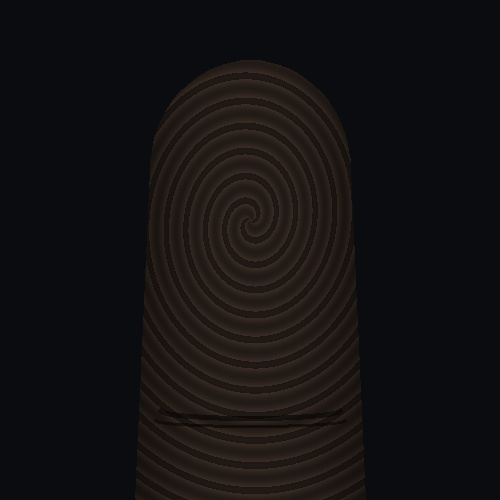
#> input picture test_dataset/dark/dark_01.jpg, 500 x 500 px; its folder holds only this picture in this run
$ python test_quality.py   (older library calls are emulated)
#> lines starting #> are read from the running program, lines starting #| are printed output that depends on the picture; after the words box and inside, x2 and y2 are one past the last pixel; in counts of white or black regions, pixels touching at a corner belong together
### quality_assessment.py
"""
Contactless Fingerprint Quality Assessment Pipeline (quality_assessment.py)
CORE LAYER — Reference Implementation for Assignment 4
"""

import time
import cv2
import numpy as np
from typing import Union, Dict, Any, Optional

DEFAULT_THRESHOLDS = {
    "blur_min": 10.0,
    "brightness_min": 50.0,
    "brightness_max": 210.0,
    "glare_max_ratio": 0.05,
    "roi_min_ratio": 0.15,
    "ridge_min_score": 15.0,
    "composite_pass_score": 60.0
}

def load_image(image_input: Union[str, np.ndarray]) -> np.ndarray:
    """Loads an image from a file path string or validates a numpy array."""
    if isinstance(image_input, str):
        img = cv2.imread(image_input)
        if img is None:
            raise ValueError(f"Could not load image from file path: {image_input}")
        return img
    elif isinstance(image_input, np.ndarray):
        if image_input.size == 0:
            raise ValueError("Input numpy array is empty.")
        return image_input.copy()
    else:
        raise ValueError("Image input must be a valid file path string or numpy ndarray.")

def check_blur(image_bgr: np.ndarray, threshold: float = 10.0) -> Dict[str, Any]:
    """1. Blur Detection using Laplacian Variance (threshold = 10.0)."""
    gray = cv2.cvtColor(image_bgr, cv2.COLOR_BGR2GRAY) if len(image_bgr.shape) == 3 else image_bgr
    blur_score = float(cv2.Laplacian(gray, cv2.CV_64F).var())
    is_blurry = blur_score < threshold
    return {
        "blur_score": round(blur_score, 2),
        "is_blurry": is_blurry
    }

def check_brightness(image_bgr: np.ndarray, min_thresh: float = 50.0, max_thresh: float = 210.0) -> Dict[str, Any]:
    """2. Brightness Check using Grayscale Mean Intensity (range = [50.0, 210.0])."""
    gray = cv2.cvtColor(image_bgr, cv2.COLOR_BGR2GRAY) if len(image_bgr.shape) == 3 else image_bgr
    brightness = float(np.mean(gray))
    too_dark = brightness < min_thresh
    too_bright = brightness > max_thresh
    return {
        "brightness": round(brightness, 2),
        "too_dark": too_dark,
        "too_bright": too_bright
    }

def check_glare(image_bgr: np.ndarray, max_glare_ratio: float = 0.05) -> Dict[str, Any]:
    """3. Glare Detection using overexposed pixel ratio (> 240 intensity)."""
    gray = cv2.cvtColor(image_bgr, cv2.COLOR_BGR2GRAY) if len(image_bgr.shape) == 3 else image_bgr
    overexposed_pixels = np.sum(gray > 240)
    glare_fraction = float(overexposed_pixels / gray.size)
    has_glare = glare_fraction > max_glare_ratio
    return {
        "glare_fraction": round(glare_fraction, 4),
        "has_glare": has_glare
    }

def check_roi_completeness(image_bgr: np.ndarray, min_roi_ratio: float = 0.15) -> Dict[str, Any]:
    """4. ROI Completeness using Otsu binarization filter."""
    gray = cv2.cvtColor(image_bgr, cv2.COLOR_BGR2GRAY) if len(image_bgr.shape) == 3 else image_bgr
    blurred = cv2.GaussianBlur(gray, (5, 5), 0)
    _, otsu_mask = cv2.threshold(blurred, 0, 255, cv2.THRESH_BINARY + cv2.THRESH_OTSU)
    roi_pixels = np.sum(otsu_mask > 0)
    roi_fraction = float(roi_pixels / otsu_mask.size)
    roi_complete = roi_fraction >= min_roi_ratio
    return {
        "roi_fraction": round(roi_fraction, 4),
        "roi_complete": roi_complete,
        "mask": otsu_mask
    }

def check_ridge_clarity(image_bgr: np.ndarray, threshold: float = 15.0) -> Dict[str, Any]:
    """5. Ridge Clarity using 2D Gabor kernel convolution."""
    gray = cv2.cvtColor(image_bgr, cv2.COLOR_BGR2GRAY) if len(image_bgr.shape) == 3 else image_bgr
    g_kernel = cv2.getGaborKernel((21, 21), sigma=5.0, theta=np.pi/4, lambd=10.0, gamma=0.5, psi=0, ktype=cv2.CV_64F)
    filtered = cv2.filter2D(gray, cv2.CV_64F, g_kernel)
    ridge_score = float(np.var(filtered)) / 100.0
    ridges_clear = ridge_score >= threshold

    gabor_vis = cv2.normalize(np.abs(filtered), None, 0, 255, cv2.NORM_MINMAX).astype(np.uint8)
    return {
        "ridge_score": round(ridge_score, 2),
        "ridges_clear": ridges_clear,
        "gabor_vis": gabor_vis
    }

# [30 lines left out: function get_pipeline_preview_tracks, not called in this run]

def quality_gate(image_path_or_array: Union[str, np.ndarray], thresholds: Optional[Dict[str, float]] = None) -> Dict[str, Any]:
    """Master quality coordinator evaluating 5 metrics and returning structured payload."""
    cfg = DEFAULT_THRESHOLDS.copy()
    if thresholds:
        cfg.update(thresholds)

    image_bgr = load_image(image_path_or_array)

    t0 = time.perf_counter()
    blur_res = check_blur(image_bgr, threshold=cfg["blur_min"])
    t_blur = (time.perf_counter() - t0) * 1000.0

    t0 = time.perf_counter()
    bright_res = check_brightness(image_bgr, min_thresh=cfg["brightness_min"], max_thresh=cfg["brightness_max"])
    t_bright = (time.perf_counter() - t0) * 1000.0

    t0 = time.perf_counter()
    glare_res = check_glare(image_bgr, max_glare_ratio=cfg["glare_max_ratio"])
    t_glare = (time.perf_counter() - t0) * 1000.0

    t0 = time.perf_counter()
    roi_res = check_roi_completeness(image_bgr, min_roi_ratio=cfg["roi_min_ratio"])
    _mask = roi_res.pop("mask", None)
    t_roi = (time.perf_counter() - t0) * 1000.0

    t0 = time.perf_counter()
    ridge_res = check_ridge_clarity(image_bgr, threshold=cfg["ridge_min_score"])
    _gabor = ridge_res.pop("gabor_vis", None)
    t_ridge = (time.perf_counter() - t0) * 1000.0

    t_total = t_blur + t_bright + t_glare + t_roi + t_ridge

    # Reference Divisors & Normalization
    n_blur   = min(1.0, blur_res["blur_score"] / 50.0)
    n_bright = max(0.0, 1.0 - abs(bright_res["brightness"] - 128.0) / 128.0)
    n_glare  = max(0.0, 1.0 - (glare_res["glare_fraction"] / 0.05))
    n_roi    = min(1.0, roi_res["roi_fraction"] / 0.35)
    n_ridge  = min(1.0, ridge_res["ridge_score"] / 30.0)

    composite_score = round((0.25*n_blur + 0.15*n_bright + 0.15*n_glare + 0.20*n_roi + 0.25*n_ridge) * 100.0, 1)

    has_hard_failure = (
        blur_res["is_blurry"] or
        bright_res["too_dark"] or
        bright_res["too_bright"] or
        glare_res["has_glare"] or
        (not roi_res["roi_complete"]) or
        (not ridge_res["ridges_clear"])
    )

    passed = (composite_score >= cfg["composite_pass_score"]) and (not has_hard_failure)

    if blur_res["is_blurry"]:
        guidance = "Image is too blurry — hold steady and refocus"
    elif bright_res["too_dark"]:
        guidance = "Image is too dark — increase ambient lighting"
    elif bright_res["too_bright"]:
        guidance = "Image is too bright — reduce direct light"
    elif glare_res["has_glare"]:
        guidance = "Glare detected — tilt camera to avoid specular reflection"
    elif not roi_res["roi_complete"]:
        guidance = "Finger ROI incomplete — center fingertip in frame"
    elif not ridge_res["ridges_clear"]:
        guidance = "Ridge patterns unclear — ensure clean camera lens and sharp focus"
    else:
        guidance = "Good capture — ready for processing."

    return {
        "passed": passed,
        "composite_score": composite_score,
        "blur": blur_res,
        "brightness": bright_res,
        "glare": glare_res,
        "roi": roi_res,
        "ridge": ridge_res,
        "guidance": guidance,
        "timing_ms": {
            "blur": round(t_blur, 2),
            "brightness": round(t_bright, 2),
            "glare": round(t_glare, 2),
            "roi": round(t_roi, 2),
            "ridge": round(t_ridge, 2),
            "total": round(t_total, 2)
        },
        "normalized_scores": {
            "n_blur": round(n_blur * 100.0, 1),
            "n_bright": round(n_bright * 100.0, 1),
            "n_glare": round(n_glare * 100.0, 1),
            "n_roi": round(n_roi * 100.0, 1),
            "n_ridge": round(n_ridge * 100.0, 1)
        }
    }

### test_quality.py
"""
Contactless Fingerprint Quality Gate Evaluation Suite (test_quality.py)
CORE LAYER — Batch Testing & Performance Budget Verification
"""

import os
import sys
import glob
import pandas as pd

if hasattr(sys.stdout, 'reconfigure'):
    sys.stdout.reconfigure(encoding='utf-8')

from quality_assessment import quality_gate
from generate_test_dataset import main as generate_dataset

# Performance budget SLA targets (ms)
BUDGETS = {
    "blur": 10.0,
    "brightness": 5.0,
    "glare": 10.0,
    "roi": 100.0,
    "ridge": 150.0,
    "total": 300.0
}

def main():
    dataset_dir = "test_dataset"
    if not os.path.exists(dataset_dir) or len(glob.glob(os.path.join(dataset_dir, "*", "*.*"))) == 0:
        print("Dataset missing or incomplete. Auto-generating test dataset...")
        generate_dataset()

    image_files = sorted(glob.glob(os.path.join(dataset_dir, "*", "*.*")))
    if not image_files:
        image_files = sorted(glob.glob(os.path.join("test_images", "*", "*.*")))

    records = []
    cat_counts = {"good": 0, "blurry": 0, "dark": 0, "glare": 0}
    cat_correct = {"good": 0, "blurry": 0, "dark": 0, "glare": 0}
    budget_violations = 0

    for filepath in image_files:
        filename = os.path.basename(filepath)
        category = os.path.basename(os.path.dirname(filepath)).lower()

        res = quality_gate(filepath)
#> in load_image, img is the input picture: shape (500, 500, 3); mean B, G, R 18.5, 17.6, 19.7
#> in check_blur, `blur_score = float(cv2.Laplacian(gray, cv2.CV_64F).var())`: blur_score = 70.66
#> in check_blur, `is_blurry = blur_score < threshold`: is_blurry = False
#> in quality_gate, `blur_res = check_blur(image_bgr, threshold=cfg["blur_min"])`: blur_res = {'blur_score': 70.66, 'is_blurry': False}
#> in check_brightness, `brightness = float(np.mean(gray))`: brightness = 18.21
#> in check_brightness, `too_dark = brightness < min_thresh`: too_dark = True
#> in check_brightness, `too_bright = brightness > max_thresh`: too_bright = False
#> in quality_gate, `bright_res = check_brightness(image_bgr, min_thresh=cfg["brightness_mi..`: bright_res = {'brightness': 18.21, 'too_dark': True, 'too_bright': False}
#> in check_glare, `overexposed_pixels = np.sum(gray > 240)`: overexposed_pixels = 0
#> in check_glare, `has_glare = glare_fraction > max_glare_ratio`: has_glare = False
#> in quality_gate, `glare_res = check_glare(image_bgr, max_glare_ratio=cfg["glare_max_rati..`: glare_res = {'glare_fraction': 0, 'has_glare': False}
#> in check_roi_completeness, `_, otsu_mask = cv2.threshold(blurred, 0, 255, cv2.THRESH_BINARY + cv2...`:
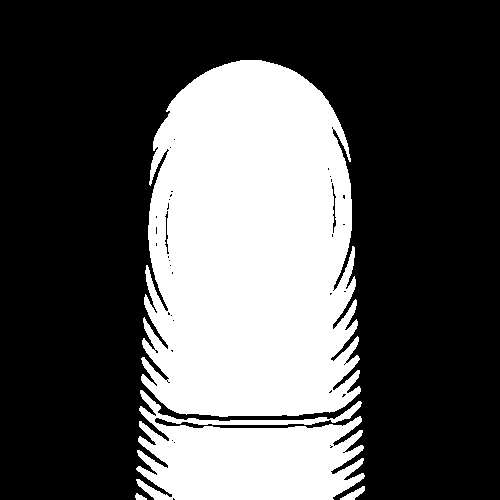
#> otsu_mask: shape (500, 500); 32.9% white; 4 white regions, box (x1, y1, x2, y2) and area: (141, 60, 361, 417) 65600, (136, 390, 365, 500) 16393, (340, 486, 365, 500) 150, (135, 493, 147, 500) 52
#> in check_roi_completeness, `roi_pixels = np.sum(otsu_mask > 0)`: roi_pixels = 82195
#> in check_roi_completeness, `roi_fraction = float(roi_pixels / otsu_mask.size)`: roi_fraction = 0.329
#> in check_roi_completeness, `roi_complete = roi_fraction >= min_roi_ratio`: roi_complete = True
#> in quality_gate, `roi_res = check_roi_completeness(image_bgr, min_roi_ratio=cfg["roi_min..`: roi_res = 3 items
#> in check_ridge_clarity, `filtered = cv2.filter2D(gray, cv2.CV_64F, g_kernel)`:
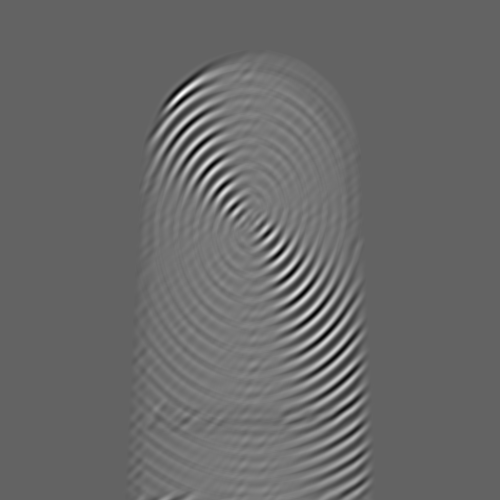
#> filtered: shape (500, 500) float64; min -674.6, max 1305.6, mean 150.5; drawn with min black and max white
#> in check_ridge_clarity, `ridge_score = float(np.var(filtered)) / 100.0`: ridge_score = 194
#> in check_ridge_clarity, `ridges_clear = ridge_score >= threshold`: ridges_clear = True
#> in check_ridge_clarity, `gabor_vis = cv2.normalize(np.abs(filtered), None, 0, 255, cv2.NORM_MIN..`:
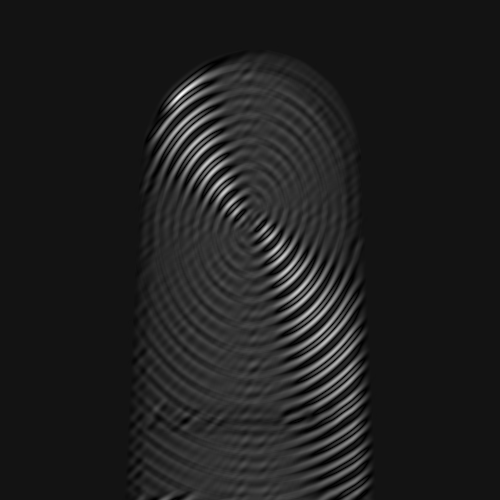
#> gabor_vis: shape (500, 500); min 0, max 255, mean 31.3
#> in quality_gate, `ridge_res = check_ridge_clarity(image_bgr, threshold=cfg["ridge_min_sc..`: ridge_res = 3 items
#> in quality_gate, `n_blur   = min(1.0, blur_res["blur_score"] / 50.0)`: n_blur = 1
#> in quality_gate, `n_bright = max(0.0, 1.0 - abs(bright_res["brightness"] - 128.0) / 128.0)`: n_bright = 0.142
#> in quality_gate, `n_glare  = max(0.0, 1.0 - (glare_res["glare_fraction"] / 0.05))`: n_glare = 1
#> in quality_gate, `n_roi    = min(1.0, roi_res["roi_fraction"] / 0.35)`: n_roi = 0.939
#> in quality_gate, `n_ridge  = min(1.0, ridge_res["ridge_score"] / 30.0)`: n_ridge = 1
#> in quality_gate, `composite_score = round((0.25*n_blur + 0.15*n_bright + 0.15*n_glare + ..`: composite_score = 85.9
#> in quality_gate, `has_hard_failure = ( blur_res["is_blurry"] or bright_res["too_dark"] o..`: has_hard_failure = True
#> in quality_gate, `passed = (composite_score >= cfg["composite_pass_score"]) and (not has..`: passed = False
#> res = 10 items
        t_ms = res["timing_ms"]
#> t_ms = {'blur': 12.65, 'brightness': 1.86, 'glare': 1.64, 'roi': 14.68, 'ridge': 35.75, 'total': 66.58}

        is_latency_ok = t_ms["total"] <= BUDGETS["total"]
#> is_latency_ok = True
        if not is_latency_ok:
            budget_violations += 1

        records.append({
            "File Name": filename,
            "Category": category,
            "Passed": res["passed"],
            "Score": res["composite_score"],
            "Blur": res["blur"]["blur_score"],
            "Is Blurry": res["blur"]["is_blurry"],
            "Bright": res["brightness"]["brightness"],
            "Too Dark": res["brightness"]["too_dark"],
            "Too Bright": res["brightness"]["too_bright"],
            "Glare": res["glare"]["glare_fraction"],
            "Has Glare": res["glare"]["has_glare"],
            "ROI": res["roi"]["roi_fraction"],
            "ROI Complete": res["roi"]["roi_complete"],
            "Ridge": res["ridge"]["ridge_score"],
            "Ridges Clear": res["ridge"]["ridges_clear"],
            "Time (ms)": t_ms["total"],
            "SLA Compliant": is_latency_ok,
            "Guidance": res["guidance"]
        })

        if category in cat_counts:
            cat_counts[category] += 1
            if category == "good" and res["passed"]:
                cat_correct[category] += 1
            elif category == "blurry" and res["blur"]["is_blurry"]:
                cat_correct[category] += 1
            elif category == "dark" and (res["brightness"]["too_dark"] or res["brightness"]["too_bright"]):
                cat_correct[category] += 1
            elif category == "glare" and res["glare"]["has_glare"]:
                cat_correct[category] += 1
#> pass 2 of the loop in main, `for filepath in image_files:`:
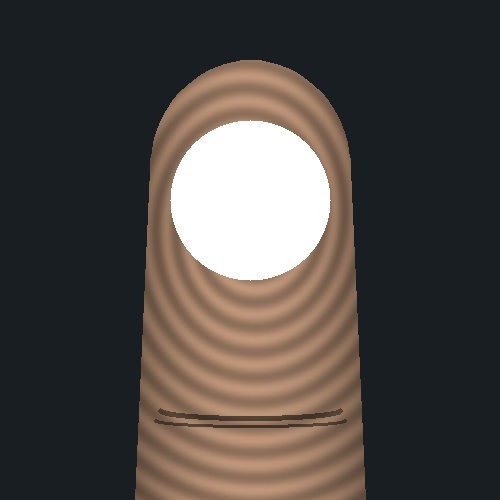
#> input picture test_dataset/glare/glare_01.jpg, 500 x 500 px
#> in load_image, img is the input picture: shape (500, 500, 3); mean B, G, R 68, 71.4, 76.7
#> in check_roi_completeness (call 2), `_, otsu_mask = cv2.threshold(blurred, 0, 255, cv2.THRESH_BINARY + cv2...`:
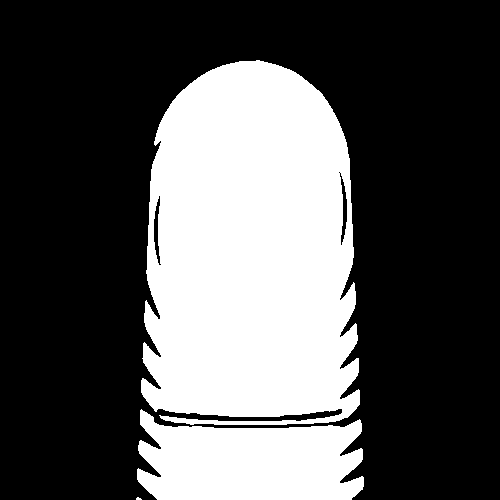
#> otsu_mask: shape (500, 500); 33.1% white; 3 white regions (1 under 20 px), largest, box (x1, y1, x2, y2) and area: (141, 60, 360, 425) 67211, (137, 409, 364, 500) 15640
#> roi_pixels = 82864
#> roi_fraction = 0.331
#> ridge_score = 3564.8
#> in check_ridge_clarity (call 2), `gabor_vis = cv2.normalize(np.abs(filtered), None, 0, 255, cv2.NORM_MIN..`:
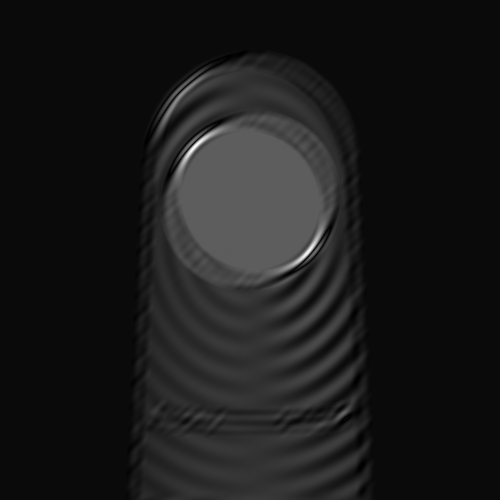
#> gabor_vis: shape (500, 500); min 0, max 254, mean 26.4
#> t_ms = {'blur': 8.99, 'brightness': 1.71, 'glare': 1.53, 'roi': 13.13, 'ridge': 35.55, 'total': 60.91}

    df = pd.DataFrame(records)
#> df = table of 2 rows and 18 columns

    print("\n=========================================================================================================")
    print("                      FINGERVISION QUALITY GATE BATCH EVALUATION MATRIX                                  ")
    print("=========================================================================================================\n")
    print(df.to_string(index=False))
#> (printed output is left out)
    print("\n=========================================================================================================\n")

    csv_path = "test_results.csv"
    df.to_csv(csv_path, index=False)
    print(f"Results exported to: {csv_path}\n")

    print("-------------------------------------------------------------------------")
    print("CATEGORY ACCURACY SUMMARY:")
    for cat in cat_counts:
        count = cat_counts[cat]
        correct = cat_correct[cat]
        pct = (correct / count * 100.0) if count > 0 else 0.0
        print(f"  {cat.upper():<8} : {correct}/{count} correctly identified ({pct:.1f}%)")
    print("-------------------------------------------------------------------------")
    print(f"PERFORMANCE BUDGET SLA (<300ms): {'COMPLIANT (0 violations)' if budget_violations == 0 else f'VIOLATIONS DETECTED ({budget_violations} files)'}")
    print("-------------------------------------------------------------------------\n")

if __name__ == "__main__":
    main()
